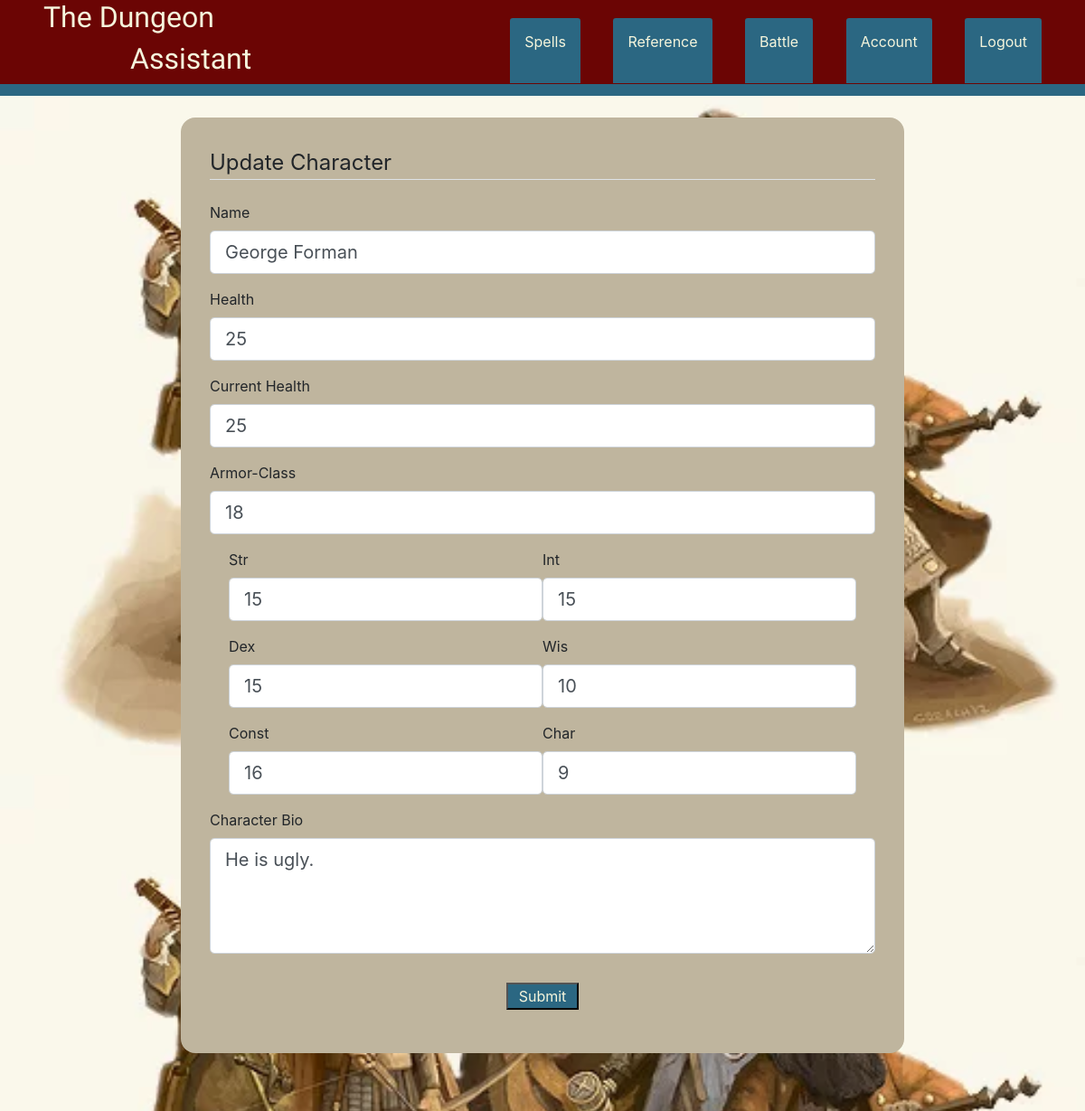
The app's page /battle/1/update (signed in), older data.
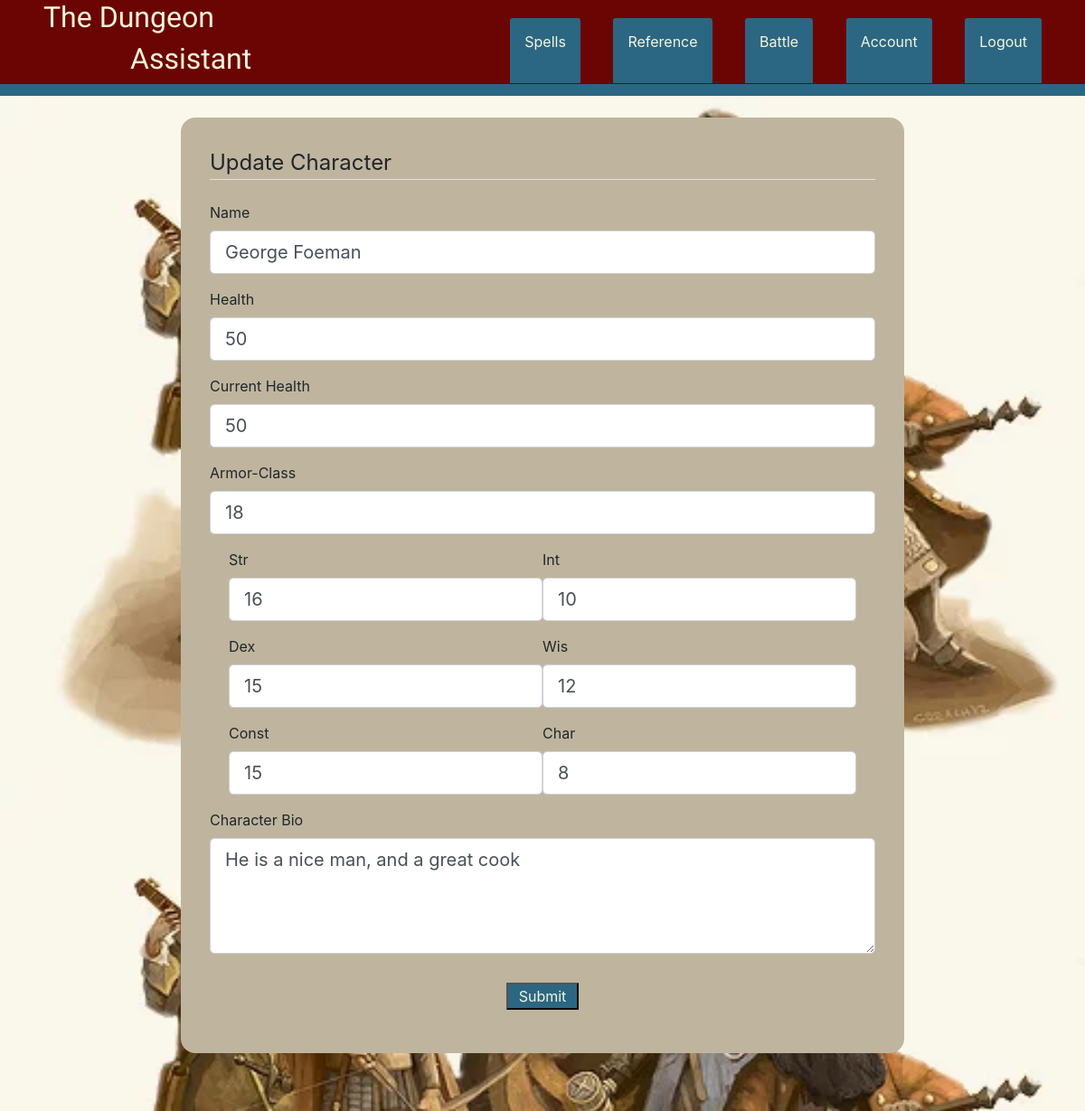
The same page, newer data.
### the_assistant/models.py (models this page shows, shortened)
class Character(db.Model):
    id = db.Column(db.Integer, primary_key=True)
    character_name = db.Column(db.String(40), nullable=False)
    total_hp = db.Column(db.Integer, nullable=False)
    current_hp = db.Column(db.Integer, nullable=False)
    armor_class = db.Column(db.Integer, nullable=False)
    strength = db.Column(db.Integer, nullable=False)
    dexterity = db.Column(db.Integer, nullable=False)
    constitution = db.Column(db.Integer, nullable=False)
    intelligence = db.Column(db.Integer, nullable=False)
    wisdom = db.Column(db.Integer, nullable=False)
    charisma = db.Column(db.Integer, nullable=False)
    char_bio = db.Column(db.Text)
    user_id = db.Column(db.Integer, db.ForeignKey('user.id'), nullable=False)

### the_assistant/routes.py (the view)
@app.route('/battle/<int:character_id>/update', methods=['GET', 'POST'])
def update_character(character_id):
    character = Character.query.get_or_404(character_id)
    if character.author != current_user:
        abort(403)
    form = CreateCharacter()
    if form.validate_on_submit():
        character.character_name = form.character_name.data
        character.character_total_hp = form.total_health.data
        character.current_hp = form.current_health.data
        character.armor_class = form.ac.data
        character.strength = form.strength.data
        character.dexterity = form.dexterity.data
        character.constitution = form.constition.data
        character.intelligence = form.intelligence.data
        character.wisdom = form.wisdom.data
        character.charisma = form.charisma.data
        character.char_bio = form.bio.data
        db.session.commit()
        flash('Character updated!', 'success')
        return redirect(url_for('character', character_id=character.id))
    elif request.method == 'GET':
        form.character_name.data = character.character_name
        form.total_health.data = character.total_hp
        form.current_health.data = character.current_hp
        form.ac.data = character.armor_class
        form.strength.data = character.strength
        form.dexterity.data = character.dexterity
        form.constition.data = character.constitution
        form.intelligence.data = character.intelligence
        form.wisdom.data = character.wisdom
        form.charisma.data = character.charisma
        form.bio.data = character.char_bio
    return render_template('makeplayer.html', title='Update Player', form=form, legend='Update Character')

### the_assistant/forms.py
class CreateCharacter(FlaskForm):
    character_name = StringField('Name', validators=[DataRequired()])
    total_health = IntegerField('Health', validators=[DataRequired()])
    current_health = IntegerField('Current Health', validators=[DataRequired()])
    ac = IntegerField('Armor-Class', validators=[DataRequired()])
    strength = IntegerField('Str', validators=[DataRequired()])
    dexterity = IntegerField('Dex', validators=[DataRequired()])
    constition = IntegerField('Const', validators=[DataRequired()])
    intelligence = IntegerField('Int',  validators=[DataRequired()])
    wisdom = IntegerField('Wis', validators=[DataRequired()])
    charisma = IntegerField('Char', validators=[DataRequired()])
    bio = TextAreaField('Character Bio', validators=[DataRequired()])
    submit = SubmitField('Submit')

### the_assistant/models.py (called while the page is built)
@login_manager.user_loader
def load_user(user_id):
    return User.query.get(int(user_id))

### the_assistant/templates/makeplayer.html (shortened to what the changed rows need)
{% extends 'base.html' %}
{% block content %}
<section class="page-back-player">
    <section class="background-player-1">
        <div>
            <form method="POST" action="">
                <fieldset class="form-group">
                    <div class="form-group">
                        {{ form.character_name.label(class="from-control-label") }}
                        {% if form.character_name.errors %}
                        {{ form.character_name(class="form-control form-control-lg is-invalid") }}
                        <div class="invalid-feedback">
                            {% for error in form.character_name.errors %}
                            <span>{{ error }}</span>
                            {% endfor %}
                        </div>
                        {% else %}
                        {{ form.character_name(class="form-control form-control-lg") }}
                        {% endif %}
                    </div>
                    <section class="health">
                        <div class="form-group">
                            {{ form.total_health.label(class="from-control-label") }}
                            {% if form.total_health.errors %}
                            {{ form.total_health(class="form-control form-control-lg is-invalid") }}
                            <div class="invalid-feedback">
                                {% for error in form.total_health.errors %}
                                <span>{{ error }}</span>
                                {% endfor %}
                            </div>
                            {% else %}
                            {{ form.total_health(class="form-control form-control-lg") }}
                            {% endif %}
                        </div>
                        <div class="form-group">
                            {{ form.current_health.label(class="from-control-label") }}
                            {% if form.current_health.errors %}
                            {{ form.current_health(class="form-control form-control-lg is-invalid") }}
                        <div class="invalid-feedback">
                            {% for error in form.current_health.errors %}
                            <span>{{ error }}</span>
                            {% endfor %}
                        </div>
                        {% else %}
                        {{ form.current_health(class="form-control form-control-lg") }}
                        {% endif %}
                    </div>
                </section>
                <section class="attributes-panel">
                    <section class="attributes">
                        <div class="form-group">
                            {{ form.strength.label(class="from-control-label") }}
                            {% if form.strength.errors %}
                            {{ form.strength(class="form-control form-control-lg is-invalid") }}
                            <div class="invalid-feedback">
                                {% for error in form.strength.errors %}
                                <span>{{ error }}</span>
                                {% endfor %}
                            </div>
                            {% else %}
                            {{ form.strength(class="form-control form-control-lg") }}
                            {% endif %}
                        </div>
                        <div class="form-group">
                            {{ form.dexterity.label(class="from-control-label") }}
                            {% if form.dexterity.errors %}
                            {{ form.dexterity(class="form-control form-control-lg is-invalid") }}
                            <div class="invalid-feedback">
                                {% for error in form.dexterity.errors %}
                                <span>{{ error }}</span>
                                {% endfor %}
                            </div>
                            {% else %}
                            {{ form.dexterity(class="form-control form-control-lg") }}
                            {% endif %}
                        </div>
                        <div class="form-group">
                            {{ form.constition.label(class="from-control-label") }}
                            {% if form.constition.errors %}
                            {{ form.constition(class="form-control form-control-lg is-invalid") }}
                            <div class="invalid-feedback">
                                {% for error in form.constition.errors %}
                                <span>{{ error }}</span>
                                {% endfor %}
                            </div>
                            {% else %}
                            {{ form.constition(class="form-control form-control-lg") }}
                            {% endif %}
                        </div>
                    </section>
                    <section class="attributes">
                        <div class="form-group">
                            {{ form.intelligence.label(class="from-control-label") }}
                            {% if form.intelligence.errors %}
                            {{ form.intelligence(class="form-control form-control-lg is-invalid") }}
                            <div class="invalid-feedback">
                                {% for error in form.intelligence.errors %}
                                <span>{{ error }}</span>
                                {% endfor %}
                            </div>
                            {% else %}
                            {{ form.intelligence(class="form-control form-control-lg") }}
                            {% endif %}
                        </div>
                        <div class="form-group">
                            {{ form.wisdom.label(class="from-control-label") }}
                            {% if form.wisdom.errors %}
                            {{ form.wisdom(class="form-control form-control-lg is-invalid") }}
                            <div class="invalid-feedback">
                                {% for error in form.wisdom.errors %}
                                <span>{{ error }}</span>
                                {% endfor %}
                            </div>
                            {% else %}
                            {{ form.wisdom(class="form-control form-control-lg") }}
                            {% endif %}
                        </div>
                        <div class="form-group">
                            {{ form.charisma.label(class="from-control-label") }}
                            {% if form.charisma.errors %}
                            {{ form.charisma(class="form-control form-control-lg is-invalid") }}
                            <div class="invalid-feedback">
                                {% for error in form.charisma.errors %}
                                <span>{{ error }}</span>
                                {% endfor %}
                            </div>
                            {% else %}
                            {{ form.charisma(class="form-control form-control-lg") }}
                            {% endif %}
                        </div>
                    </section>
                </section>
                <section class="bio">
                    <div class="form-group">
                        {{ form.bio.label(class="from-control-label") }}
                        {% if form.bio.errors %}
                        {{ form.bio(class="form-control form-control-lg is-invalid") }}
                        <div class="invalid-feedback">
                            {% for error in form.bio.errors %}
                            <span>{{ error }}</span>
                            {% endfor %}
                        </div>
                        {% else %}
                        {{ form.bio(class="form-control form-control-lg height-8") }}
                        {% endif %}
                    </div>
                </section>
            </fieldset>
        </form>
    </div>
</section>
</section>
{% endblock content %}

Row changes from the older to the newer data that the page shows:
changed Character: character_name "George Forman" → "George Foeman"; strength "15" → "16"; intelligence "15" → "10"; wisdom "10" → "12"; charisma "9" → "8"
Text that changed along with them:
form field total_health: "25" → "50"
form field current_health: "25" → "50"
form field constition: "16" → "15"
form field bio: "He is ugly." → "He is a nice man, and a great cook"
